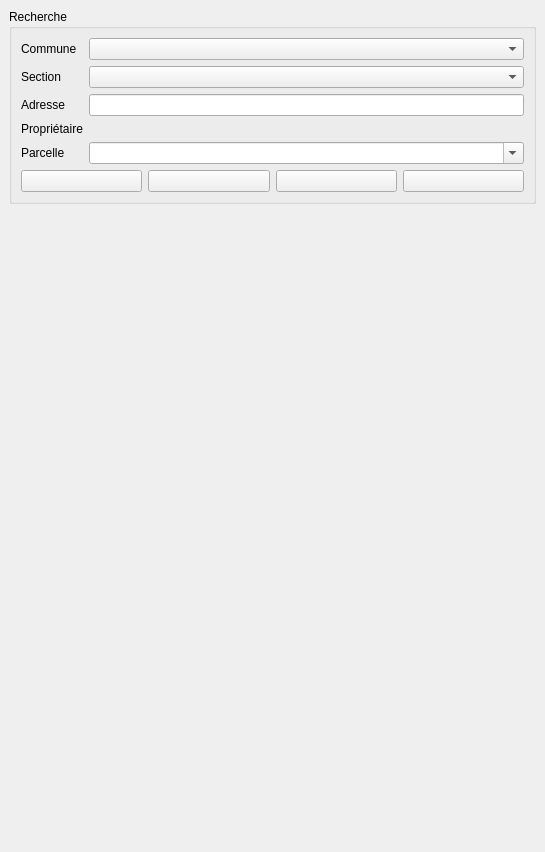
<?xml version="1.0" encoding="UTF-8"?>
<ui version="4.0">
 <class>simple_cadastre_search_form</class>
 <widget class="QDockWidget" name="simple_cadastre_search_form">
  <property name="geometry">
   <rect>
    <x>0</x>
    <y>0</y>
    <width>545</width>
    <height>852</height>
   </rect>
  </property>
  <property name="minimumSize">
   <size>
    <width>545</width>
    <height>310</height>
   </size>
  </property>
  <property name="windowTitle">
   <string>Cadastre - Outils de recherche</string>
  </property>
  <widget class="QWidget" name="dockWidgetContents">
   <property name="maximumSize">
    <size>
     <width>944</width>
     <height>16777215</height>
    </size>
   </property>
   <layout class="QGridLayout" name="gridLayout_2">
    <item row="2" column="1">
     <spacer name="verticalSpacer">
      <property name="orientation">
       <enum>Qt::Vertical</enum>
      </property>
      <property name="sizeHint" stdset="0">
       <size>
        <width>17</width>
        <height>542</height>
       </size>
      </property>
     </spacer>
    </item>
    <item row="0" column="1">
     <widget class="QGroupBox" name="grpLieu">
      <property name="title">
       <string>Recherche</string>
      </property>
      <layout class="QHBoxLayout" name="horizontalLayout">
       <item>
        <layout class="QVBoxLayout" name="verticalLayout">
         <item>
          <layout class="QFormLayout" name="formLayout">
           <item row="0" column="0">
            <widget class="QLabel" name="label_13">
             <property name="maximumSize">
              <size>
               <width>70</width>
               <height>16777215</height>
              </size>
             </property>
             <property name="text">
              <string>Commune</string>
             </property>
            </widget>
           </item>
           <item row="0" column="1">
            <widget class="QComboBox" name="liCommune">
             <property name="sizePolicy">
              <sizepolicy hsizetype="MinimumExpanding" vsizetype="Fixed">
               <horstretch>0</horstretch>
               <verstretch>0</verstretch>
              </sizepolicy>
             </property>
            </widget>
           </item>
           <item row="1" column="0">
            <widget class="QLabel" name="label_4">
             <property name="text">
              <string>Section</string>
             </property>
            </widget>
           </item>
           <item row="1" column="1">
            <widget class="QComboBox" name="liSection">
             <property name="sizePolicy">
              <sizepolicy hsizetype="MinimumExpanding" vsizetype="Fixed">
               <horstretch>0</horstretch>
               <verstretch>0</verstretch>
              </sizepolicy>
             </property>
            </widget>
           </item>
           <item row="2" column="0">
            <widget class="QLabel" name="label_10">
             <property name="text">
              <string>Adresse</string>
             </property>
            </widget>
           </item>
           <item row="2" column="1">
            <widget class="QLineEdit" name="liAdresse"/>
           </item>
           <item row="3" column="0">
            <widget class="QLabel" name="label_9">
             <property name="text">
              <string>Propriétaire</string>
             </property>
            </widget>
           </item>
           <item row="4" column="0">
            <widget class="QLabel" name="label_3">
             <property name="text">
              <string>Parcelle</string>
             </property>
            </widget>
           </item>
           <item row="4" column="1">
            <widget class="QComboBox" name="liParcelle">
             <property name="sizePolicy">
              <sizepolicy hsizetype="MinimumExpanding" vsizetype="Fixed">
               <horstretch>0</horstretch>
               <verstretch>0</verstretch>
              </sizepolicy>
             </property>
             <property name="editable">
              <bool>true</bool>
             </property>
            </widget>
           </item>
          </layout>
         </item>
         <item>
          <layout class="QHBoxLayout" name="horizontalLayout_3">
           <item>
            <widget class="QPushButton" name="btCentrer">
             <property name="toolTip">
              <string>Centrer sur l'objet</string>
             </property>
             <property name="text">
              <string/>
             </property>
             <property name="icon">
              <iconset resource="resource.qrc">
               <normaloff>:/plugins/cadastre/icons/centrer.png</normaloff>:/plugins/cadastre/icons/centrer.png</iconset>
             </property>
            </widget>
           </item>
           <item>
            <widget class="QPushButton" name="btZoomer">
             <property name="toolTip">
              <string>Zoomer sur l'objet</string>
             </property>
             <property name="text">
              <string/>
             </property>
             <property name="icon">
              <iconset resource="resource.qrc">
               <normaloff>:/plugins/cadastre/icons/zoom.png</normaloff>:/plugins/cadastre/icons/zoom.png</iconset>
             </property>
            </widget>
           </item>
           <item>
            <widget class="QPushButton" name="btSelectionner">
             <property name="toolTip">
              <string>Sélectionner l'objet</string>
             </property>
             <property name="text">
              <string/>
             </property>
             <property name="icon">
              <iconset resource="resource.qrc">
               <normaloff>:/plugins/cadastre/icons/select.png</normaloff>:/plugins/cadastre/icons/select.png</iconset>
             </property>
            </widget>
           </item>
           <item>
            <widget class="QPushButton" name="btExportParcelle">
             <property name="toolTip">
              <string>Exporter le relevé parcellaire</string>
             </property>
             <property name="text">
              <string/>
             </property>
             <property name="icon">
              <iconset resource="resource.qrc">
               <normaloff>:/plugins/cadastre/icons/releve.png</normaloff>:/plugins/cadastre/icons/releve.png</iconset>
             </property>
            </widget>
           </item>
          </layout>
         </item>
        </layout>
       </item>
      </layout>
     </widget>
    </item>
    <item row="1" column="1">
     <widget class="QLabel" name="txtLog">
      <property name="text">
       <string/>
      </property>
     </widget>
    </item>
   </layout>
  </widget>
 </widget>
 <resources>
  <include location="resource.qrc"/>
 </resources>
 <connections/>
</ui>
